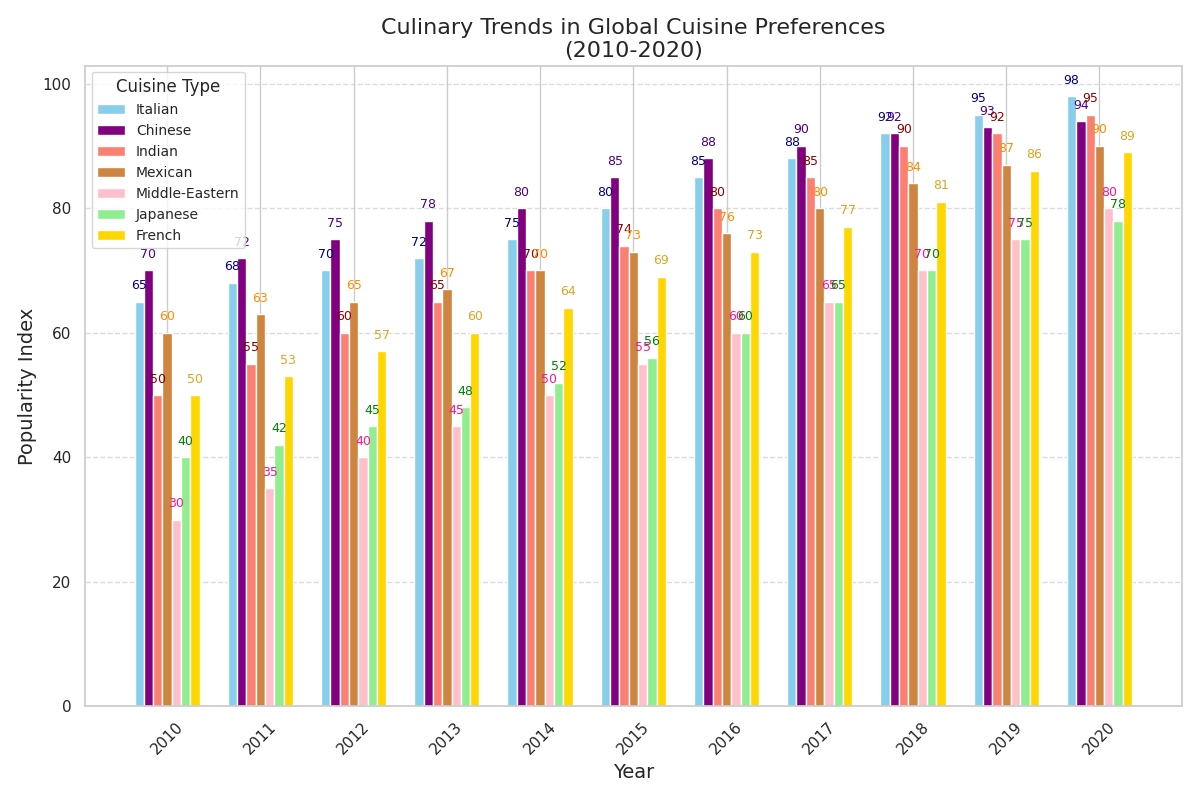

This chart was generated by the following Python code:
import matplotlib.pyplot as plt
import numpy as np

years = np.arange(2010, 2021)

italian_cuisine = [65, 68, 70, 72, 75, 80, 85, 88, 92, 95, 98]
chinese_cuisine = [70, 72, 75, 78, 80, 85, 88, 90, 92, 93, 94]
indian_cuisine = [50, 55, 60, 65, 70, 74, 80, 85, 90, 92, 95]
mexican_cuisine = [60, 63, 65, 67, 70, 73, 76, 80, 84, 87, 90]
middle_eastern_cuisine = [30, 35, 40, 45, 50, 55, 60, 65, 70, 75, 80]

# Additional made-up data
japanese_cuisine = [40, 42, 45, 48, 52, 56, 60, 65, 70, 75, 78]
french_cuisine = [50, 53, 57, 60, 64, 69, 73, 77, 81, 86, 89]

width = 0.1
ind = np.arange(len(years))

fig, ax = plt.subplots(figsize=(12, 8))

# Updated with additional cuisines
ax.bar(ind - 3*width, italian_cuisine, width, label='Italian', color='skyblue')
ax.bar(ind - 2*width, chinese_cuisine, width, label='Chinese', color='purple')
ax.bar(ind - width, indian_cuisine, width, label='Indian', color='salmon')
ax.bar(ind, mexican_cuisine, width, label='Mexican', color='peru')
ax.bar(ind + width, middle_eastern_cuisine, width, label='Middle-Eastern', color='pink')
ax.bar(ind + 2*width, japanese_cuisine, width, label='Japanese', color='lightgreen')
ax.bar(ind + 3*width, french_cuisine, width, label='French', color='gold')

# Updated annotations
for i, v in enumerate(italian_cuisine):
    ax.text(i - 3*width, v + 2, f"{v}", ha='center', fontsize=9, color='navy')
for i, v in enumerate(chinese_cuisine):
    ax.text(i - 2*width, v + 2, f"{v}", ha='center', fontsize=9, color='indigo')
for i, v in enumerate(indian_cuisine):
    ax.text(i - width, v + 2, f"{v}", ha='center', fontsize=9, color='darkred')
for i, v in enumerate(mexican_cuisine):
    ax.text(i, v + 2, f"{v}", ha='center', fontsize=9, color='darkorange')
for i, v in enumerate(middle_eastern_cuisine):
    ax.text(i + width, v + 2, f"{v}", ha='center', fontsize=9, color='deeppink')
for i, v in enumerate(japanese_cuisine):
    ax.text(i + 2*width, v + 2, f"{v}", ha='center', fontsize=9, color='green')
for i, v in enumerate(french_cuisine):
    ax.text(i + 3*width, v + 2, f"{v}", ha='center', fontsize=9, color='goldenrod')

ax.set_title('Culinary Trends in Global Cuisine Preferences\n(2010-2020)', fontsize=16)
ax.set_xlabel('Year', fontsize=14)
ax.set_ylabel('Popularity Index', fontsize=14)
ax.set_xticks(ind)
ax.set_xticklabels(years)
ax.legend(title='Cuisine Type', fontsize=10)
ax.grid(axis='y', linestyle='--', alpha=0.7)
plt.xticks(rotation=45)
plt.tight_layout()

plt.show()
